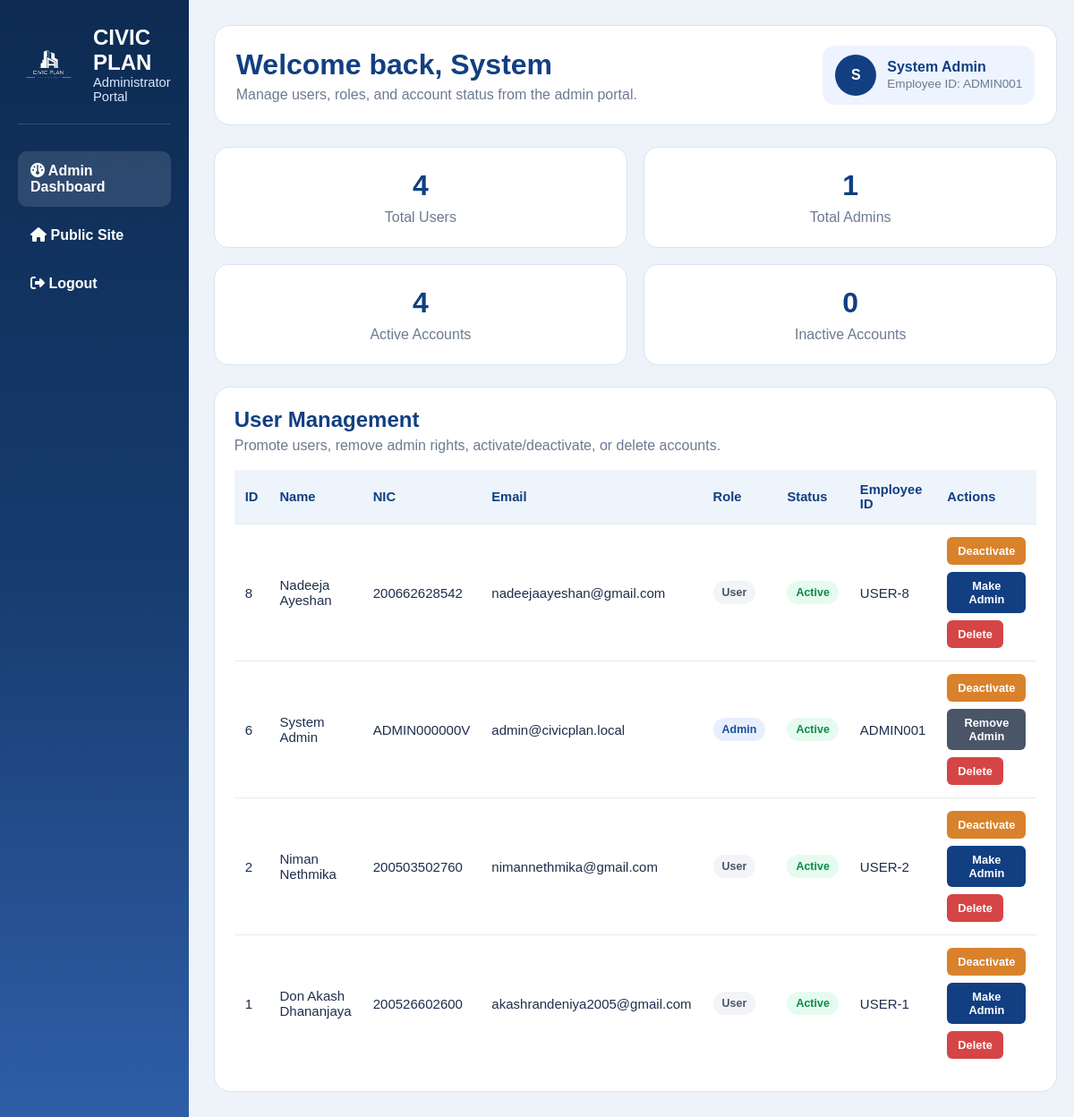
The page /admin/dashboard (signed in) on the database as committed earlier.
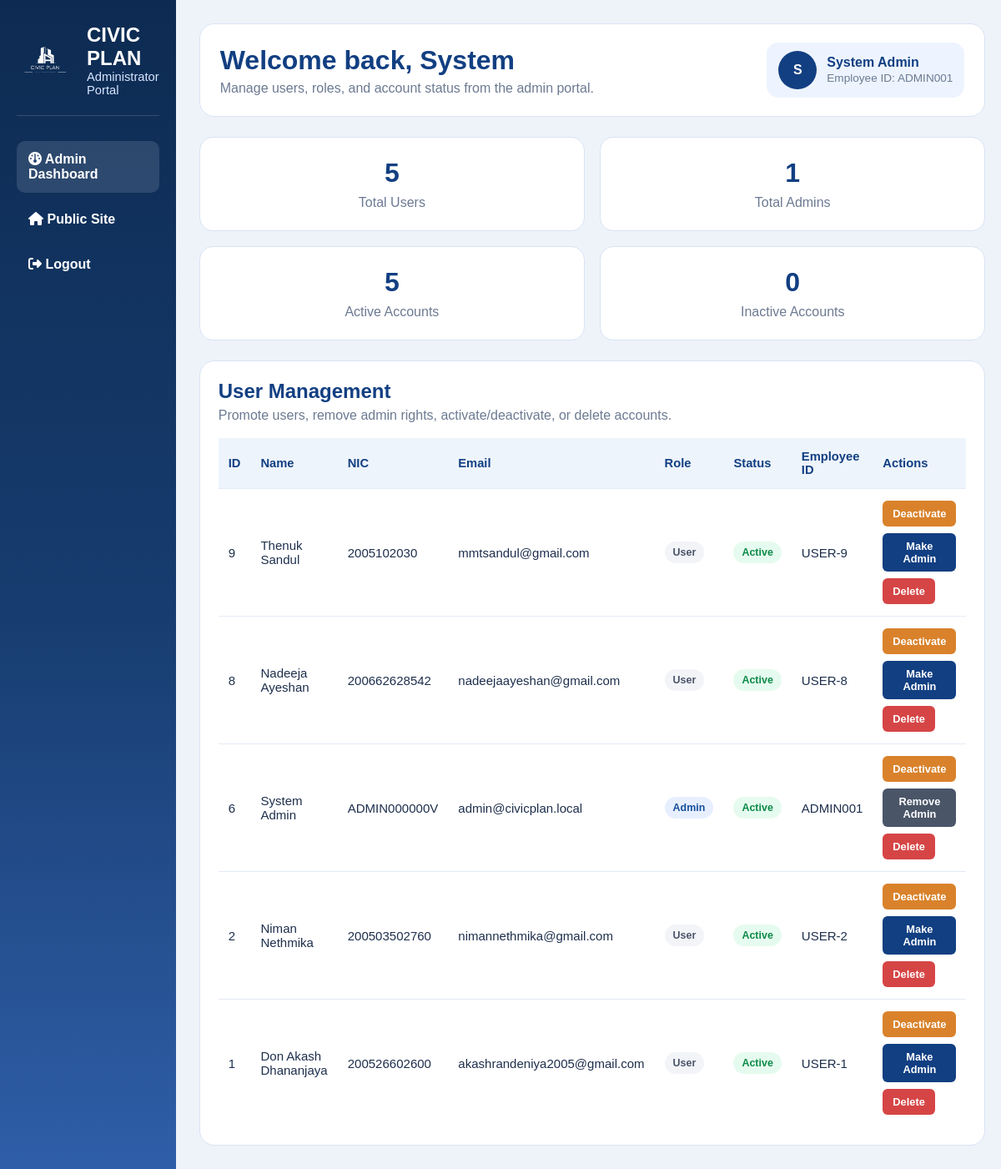
The same page on the database as committed later.
### tables this page shows
CREATE TABLE users (
    user_id INTEGER PRIMARY KEY AUTOINCREMENT,
    first_name TEXT NOT NULL,
    last_name TEXT NOT NULL,
    phone_number TEXT,
    email TEXT UNIQUE NOT NULL,
    password_hash TEXT NOT NULL,
    date_of_birth TEXT,
    address TEXT,
    city TEXT,
    nic TEXT UNIQUE NOT NULL,
    is_admin BOOLEAN DEFAULT FALSE,
    created_at TEXT DEFAULT CURRENT_TIMESTAMP
, employee_id TEXT, is_active BOOLEAN DEFAULT 1);

### routes/admin_routes.py (the view)
@admin_bp.route("/admin/dashboard")
def admin_dashboard():
    admin_user, redirect_response = admin_required()
    if redirect_response:
        return redirect_response
    conn = get_connection()
    cursor = conn.cursor()
    cursor.execute("SELECT COUNT(*) AS total_users FROM users")
    total_users = cursor.fetchone()["total_users"]
    cursor.execute("SELECT COUNT(*) AS total_admins FROM users WHERE is_admin = 1")
    total_admins = cursor.fetchone()["total_admins"]
    cursor.execute("SELECT COUNT(*) AS active_users FROM users WHERE is_active = 1")
    active_users = cursor.fetchone()["active_users"]
    cursor.execute("SELECT COUNT(*) AS inactive_users FROM users WHERE is_active = 0")
    inactive_users = cursor.fetchone()["inactive_users"]
    cursor.execute("""
        SELECT *
        FROM users
        ORDER BY created_at DESC, user_id DESC
    """)
    users = cursor.fetchall()
    conn.close()
    return render_template(
        "admin_dashboard.html",
        user=admin_user,
        users=users,
        total_users=total_users,
        total_admins=total_admins,
        active_users=active_users,
        inactive_users=inactive_users,
    )

### database/db_connection.py (called while the page is built)
def get_connection():
    conn = sqlite3.connect(db_path)
    conn.row_factory = sqlite3.Row
    conn.execute("PRAGMA foreign_keys = ON")
    return conn

### routes/admin_routes.py (called while the page is built)
def get_current_user():
    if "user_id" not in session:
        return None
    conn = get_connection()
    cursor = conn.cursor()
    cursor.execute("""
        SELECT * FROM users
        WHERE user_id = ?
    """, (session["user_id"],))
    user = cursor.fetchone()
    conn.close()
    return user

def admin_required():
    user = get_current_user()
    if not user:
        flash("Please sign in first.", "error")
        return None, redirect(url_for("auth.login"))
    if not user["is_admin"]:
        flash("Admin access only.", "error")
        return None, redirect(url_for("main.dashboard"))
    return user, None

### templates/admin_dashboard.html (shortened to what this page needs)
<!DOCTYPE html>
<html lang="en">
<head>
    <link rel="stylesheet" href="{{ url_for('static', filename='admin_dashboard.css') }}" />
    <link rel="stylesheet" href="https://cdnjs.cloudflare.com/ajax/libs/font-awesome/6.5.0/css/all.min.css" />
</head>
<body>
    <div class="admin-shell">
        <aside class="sidebar">
            <div class="sidebar-brand">
                <img src="{{ url_for('static', filename='images/logo-removebackground.png') }}" alt="Logo">
                <div>
                    <h2>CIVIC PLAN</h2>
                    <p>Administrator Portal</p>
                </div>
            </div>
            <nav class="sidebar-nav">
                <a href="{{ url_for('admin.admin_dashboard') }}" class="active"><i class="fa-solid fa-gauge"></i> Admin
                    Dashboard</a>
                <a href="{{ url_for('main.dashboard') }}"><i class="fa-solid fa-house"></i> Public Site</a>
                <a href="{{ url_for('auth.logout') }}"><i class="fa-solid fa-right-from-bracket"></i> Logout</a>
            </nav>
        </aside>
        <main class="main-content">
            <header class="topbar">
                <div>
                    <h1>Welcome back, {{ user['first_name'] }}</h1>
                    <p>Manage users, roles, and account status from the admin portal.</p>
                </div>
                <div class="admin-chip">
                    <div class="avatar">{{ user['first_name'][0] | upper }}</div>
                    <div>
                        <strong>{{ user['first_name'] }} {{ user['last_name'] }}</strong>
                        <span>Employee ID: {{ user['employee_id'] if user['employee_id'] else 'ADMIN' }}</span>
                    </div>
                </div>
            </header>
            <section class="stats-grid">
                <div class="stat-card">
                    <h3>{{ total_users }}</h3>
                    <p>Total Users</p>
                </div>
                <div class="stat-card">
                    <h3>{{ total_admins }}</h3>
                    <p>Total Admins</p>
                </div>
                <div class="stat-card">
                    <h3>{{ active_users }}</h3>
                    <p>Active Accounts</p>
                </div>
                <div class="stat-card">
                    <h3>{{ inactive_users }}</h3>
                    <p>Inactive Accounts</p>
                </div>
            </section>
            <section class="panel">
                <div class="panel-header">
                    <h2>User Management</h2>
                    <p>Promote users, remove admin rights, activate/deactivate, or delete accounts.</p>
                </div>
                <div class="table-wrap">
                    <table>
                        <thead>
                            <tr>
                                <th>ID</th>
                                <th>Name</th>
                                <th>NIC</th>
                                <th>Email</th>
                                <th>Role</th>
                                <th>Status</th>
                                <th>Employee ID</th>
                                <th>Actions</th>
                            </tr>
                        </thead>
                        <tbody>
                            {% for u in users %}
                            <tr>
                                <td>{{ u['user_id'] }}</td>
                                <td>{{ u['first_name'] }} {{ u['last_name'] }}</td>
                                <td>{{ u['nic'] if u['nic'] else '-' }}</td>
                                <td>{{ u['email'] }}</td>
                                <td>
                                    {% if u['is_admin'] %}
                                    <span class="badge admin">Admin</span>
                                    {% else %}
                                    <span class="badge user">User</span>
                                    {% endif %}
                                </td>
                                <td>
                                    {% if u['is_active'] %}
                                    <span class="badge active">Active</span>
                                    {% else %}
                                    <span class="badge inactive">Inactive</span>
                                    {% endif %}
                                </td>
                                <td>
                                    {{ u['employee_id'] if u['employee_id'] else 'USER-' ~ u['user_id'] }}
                                </td>
                                <td>
                                    <div class="action-buttons">
                                        <form action="{{ url_for('admin.toggle_user_status', user_id=u['user_id']) }}"
                                            method="POST">
                                            <button type="submit" class="btn small warning">
                                                {% if u['is_active'] %}Deactivate{% else %}Activate{% endif %}
                                            </button>
                                        </form>
                                        {% if not u['is_admin'] %}
                                        <form action="{{ url_for('admin.make_admin', user_id=u['user_id']) }}"
                                            method="POST">
                                            <button type="submit" class="btn small primary">Make Admin</button>
                                        </form>
                                        {% else %}
                                        <form action="{{ url_for('admin.remove_admin', user_id=u['user_id']) }}"
                                            method="POST">
                                            <button type="submit" class="btn small secondary">Remove Admin</button>
                                        </form>
                                        {% endif %}
                                        <form action="{{ url_for('admin.delete_user', user_id=u['user_id']) }}"
                                            method="POST"
                                            onsubmit="return confirm('Are you sure you want to delete this user?');">
                                            <button type="submit" class="btn small danger">Delete</button>
                                        </form>
                                    </div>
                                </td>
                            </tr>
                            {% endfor %}
                        </tbody>
                    </table>
                </div>
            </section>
        </main>
    </div>
</body>
</html>

### static/admin_dashboard.css (style rules this page uses)
* { margin: 0; padding: 0; box-sizing: border-box; font-family: Arial, Helvetica, sans-serif; }
body { background: #eef3fa; color: #1e2f4d; }
.admin-shell { display: flex; min-height: 100vh; }
.sidebar { width: 280px; background: linear-gradient(to bottom, #0d2b52, #163b6d, #2f5ea8); color: white; padding: 28px 20px; }
.sidebar-brand { display: flex; align-items: center; gap: 14px; margin-bottom: 30px; padding-bottom: 22px; border-bottom: 1px solid rgba(255, 255, 255, 0.15); }
.sidebar-brand img { width: 70px; height: auto; }
.sidebar-brand h2 { font-size: 1.5rem; }
.sidebar-brand p { color: #d8e7ff; font-size: 0.92rem; }
.sidebar-nav { display: flex; flex-direction: column; gap: 10px; }
.sidebar-nav a { color: white; text-decoration: none; padding: 13px 14px; border-radius: 10px; font-weight: 600; }
.sidebar-nav a:hover, .sidebar-nav a.active { background: rgba(255, 255, 255, 0.12); }
.main-content { flex: 1; padding: 28px; }
.topbar { background: white; border-radius: 18px; padding: 22px 24px; display: flex; justify-content: space-between; align-items: center; margin-bottom: 24px; border: 1px solid #d8e3f3; }
.topbar h1 { color: #123f82; font-size: 2rem; margin-bottom: 6px; }
.topbar p { color: #6c7a92; }
.admin-chip { display: flex; align-items: center; gap: 12px; background: #edf4ff; padding: 10px 14px; border-radius: 14px; }
.avatar { width: 46px; height: 46px; border-radius: 50%; background: #123f82; color: white; display: flex; align-items: center; justify-content: center; font-weight: 800; }
.admin-chip strong { display: block; color: #123f82; }
.admin-chip span { font-size: 0.85rem; color: #6c7a92; }
.stats-grid { display: grid; grid-template-columns: repeat(4, 1fr); gap: 18px; margin-bottom: 24px; }
.stat-card { background: white; border: 1px solid #d8e3f3; border-radius: 16px; padding: 24px 20px; text-align: center; }
.stat-card h3 { font-size: 2rem; color: #123f82; margin-bottom: 8px; }
.stat-card p { color: #6c7a92; }
.panel { background: white; border: 1px solid #d8e3f3; border-radius: 18px; padding: 22px; }
.panel-header { margin-bottom: 18px; }
.panel-header h2 { color: #123f82; margin-bottom: 6px; }
.panel-header p { color: #6c7a92; }
.table-wrap { overflow-x: auto; }
table { width: 100%; border-collapse: collapse; }
thead th { background: #eef4fb; color: #123f82; text-align: left; padding: 14px 12px; font-size: 0.92rem; }
tbody td { padding: 14px 12px; border-top: 1px solid #e4ebf5; font-size: 0.94rem; }
.badge { display: inline-block; padding: 6px 10px; border-radius: 999px; font-size: 0.78rem; font-weight: 700; }
.badge.admin { background: #e7efff; color: #174f9a; }
.badge.user { background: #f2f4f8; color: #4a5568; }
.badge.active { background: #e6fbef; color: #0d8a49; }
.action-buttons { display: flex; flex-wrap: wrap; gap: 8px; }
.btn { border: none; border-radius: 6px; padding: 8px 12px; color: white; cursor: pointer; font-weight: 700; }
.btn.small { font-size: 0.8rem; }
.btn.primary { background: #123f82; }
.btn.secondary { background: #4a5568; }
.btn.warning { background: #d9822b; }
.btn.danger { background: #d64545; }
@media (max-width: 1200px) { .stats-grid { grid-template-columns: repeat(2, 1fr); } }

Rows that differ between the two databases and show on the page:
added users: user_id "9", first_name "Thenuk", last_name "Sandul", nic "2005102030", email "mmtsandul@gmail.com", is_admin "User", is_active "Active", user_id "USER-9"
Other text that changed with them:
{{ total_users }}: "4" → "5"
{{ active_users }}: "4" → "5"
